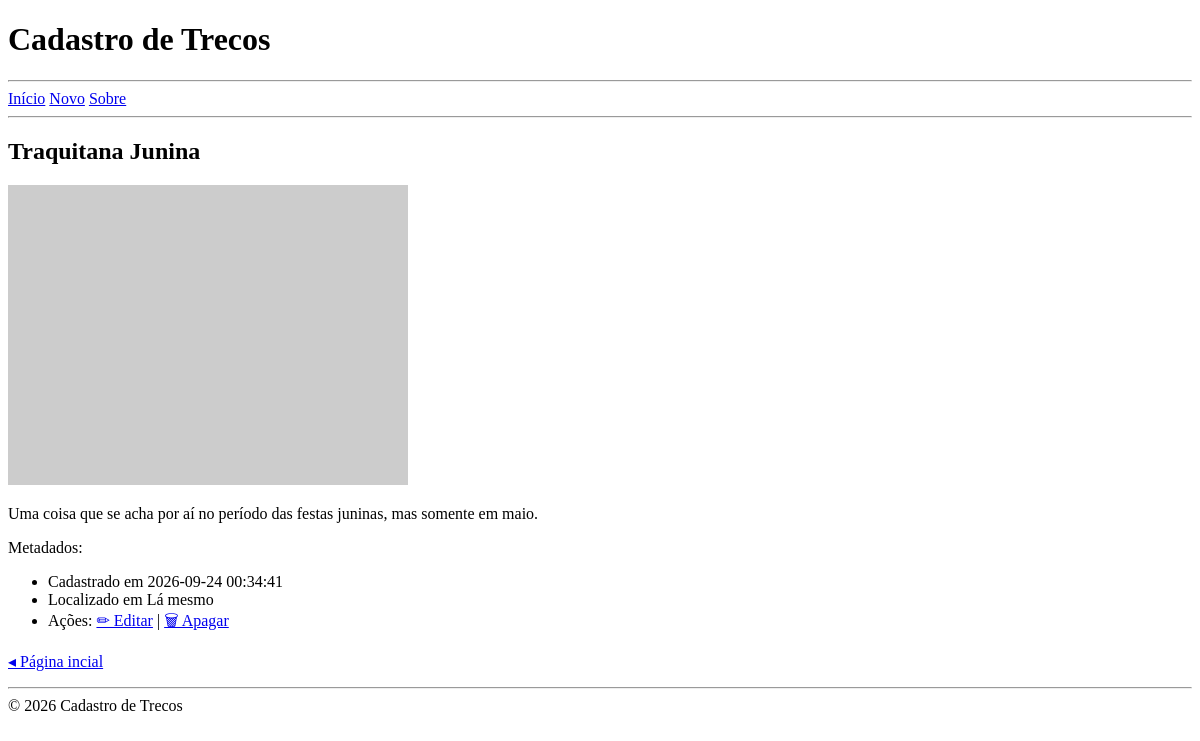
Page /view/1 on the earlier database version.
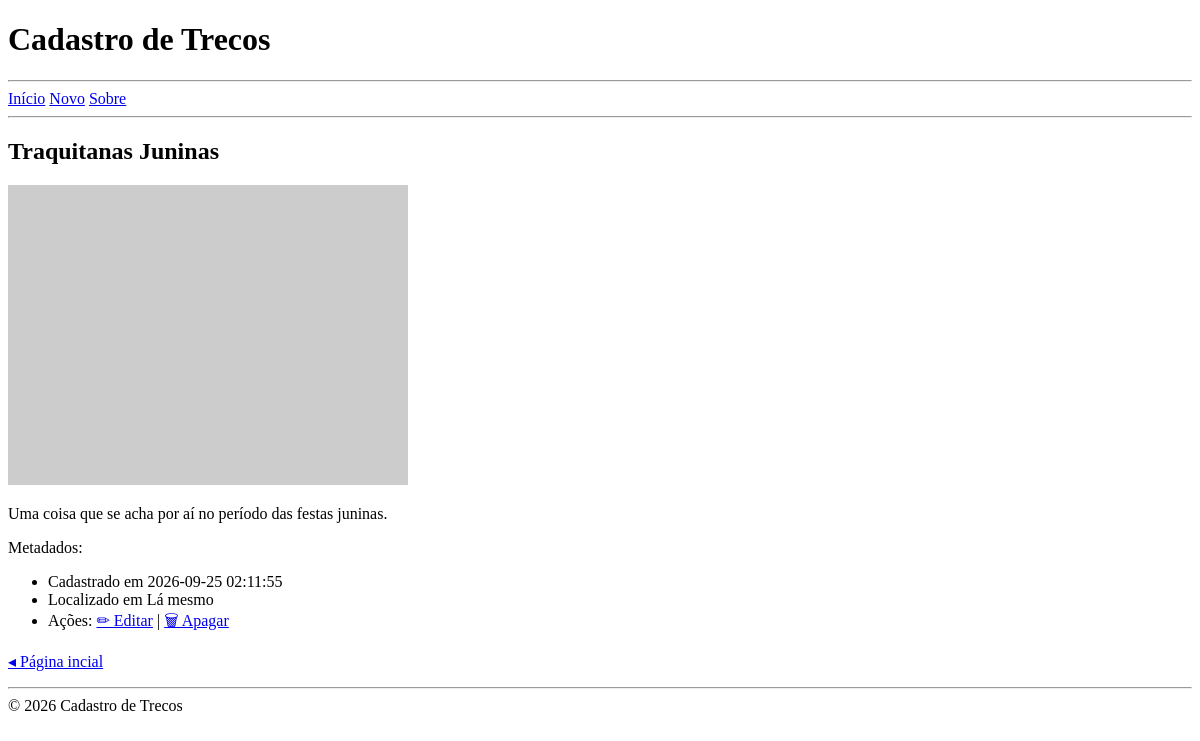
Same page on the later database version.
### tables this page shows
CREATE TABLE thing (
    id INTEGER PRIMARY KEY AUTOINCREMENT,
    created_at TEXT DEFAULT CURRENT_TIMESTAMP,
    name TEXT,
	description TEXT,
    location TEXT, 
	photo TEXT,
	status TEXT CHECK (status IN ('on', 'off', 'del')) DEFAULT 'on'
);

### app.py (the view)
@app.route('/view/<int:thing_id>')
def view(thing_id):
    with sqlite3.connect('database.db') as conn:
        conn.row_factory = sqlite3.Row
        content = conn.execute("""
            SELECT *
            FROM thing
                WHERE status = 'on'
                AND id = ?
                ORDER BY created_at
        """, (thing_id,)).fetchone()
    if content is None:
        abort(404)
    return render_template(
        "view.html",
        content=content
    )

### templates/view.html (shortened to what this page needs)
{% extends '_base.html' %}
{% block main %}
<h2>{{ content.name }}</h2>
<p><img src="{{ content.photo }}" alt="{{ content.name }}"></p>
<p>{{ content.description }}</p>
Metadados:
<ul>
    <li>Cadastrado em {{ content.created_at }}</li>
    <li>Localizado em {{ content.location }}</li>
    <li>Ações: <a href="{{ url_for('edit', thing_id=content.id )}}">✏ Editar</a> | <a href="#delete">🗑 Apagar</a></a></li>
</ul>
<p><a href="{{ url_for('index') }}">◂ Página incial</a></p>
{% endblock %}

Differences in the rows shown:
changed thing "Lá mesmo": name "Traquitana Junina" → "Traquitanas Juninas"; description "Uma coisa que se acha por aí no período das festas juninas, mas somente em maio." → "Uma coisa que se acha por aí no período das festas juninas."; created_at "2026-09-24 00:34:41" → "2026-09-25 02:11:55"
